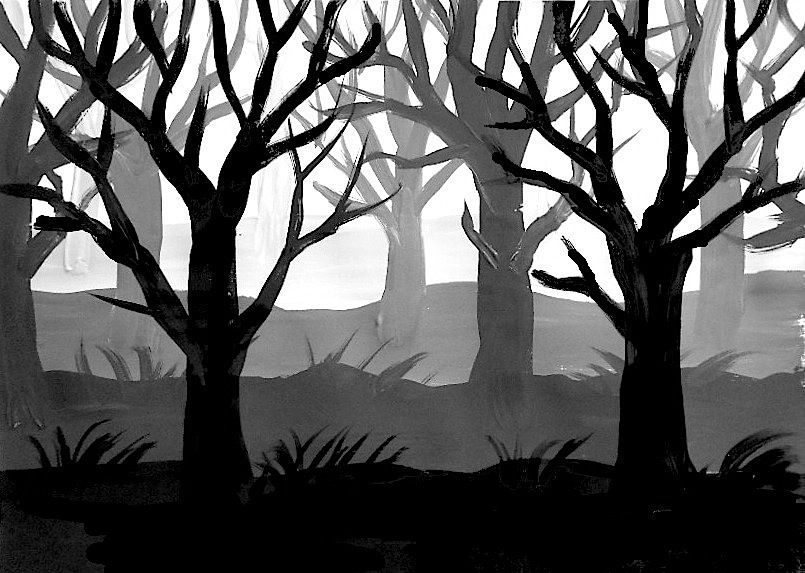
#> input picture Task_6/practice_06_oop_patterns/data/mono.jpg, 805 x 573 px
$ python main.py   (older library calls are emulated)
#> lines starting #> are read from the running program, lines starting #| are printed output that depends on the picture; after the words box and inside, x2 and y2 are one past the last pixel; in counts of white or black regions, pixels touching at a corner belong together
### Task_6/practice_06_oop_patterns/structures/image.py
import cv2
import numpy as np

"""
Абстрактная фабрика
"""


from enum import Enum

class ImgType(Enum):
    BIN = 0
    MONO = 1
    COLOR = 3


class AbstractFactoryImageReader():
    def read_image(self, file_path):
        raise NotImplementedError()

class BinImageReader(AbstractFactoryImageReader):
    # [8 lines left out: function read_image, not called in this run]

class MonochromeImageReader(AbstractFactoryImageReader):
    def read_image(self, file_path):
#> called with file_path = 'data/mono.jpg'
        image = cv2.imread(file_path, cv2.IMREAD_GRAYSCALE)
#> image is the input picture: shape (573, 805); min 0, max 255, mean 92.2
        return image

class ColorImageReader(AbstractFactoryImageReader):
    def read_image(self, file_path):
        image = cv2.imread(file_path, cv2.IMREAD_COLOR)
        return image


def get_image_reader(ident):
    if ident == 0 or ident == ImgType.BIN:
        return BinImageReader()
    elif ident == 1 or ident == ImgType.MONO:
        return MonochromeImageReader()
    elif ident == 2 or ident == ImgType.COLOR:
        return ColorImageReader()


# [6 lines that do not run on import are left out]

### Task_6/practice_06_oop_patterns/algorithms/object_analysis.py
"""
Шаблонный метод (Template method)
"""
import cv2
import numpy as np

from structures.image import ImgType

class ObjectAnalysis(object):
    # [7 lines left out: function template_method, not called in this run]

    def noise_filtering(self, image):
        raise NotImplementedError()

    def segmentation(self, data):
        raise NotImplementedError()

    # [24 lines left out: function object_parameters, not called in this run]


class BinaryImage(ObjectAnalysis):
    def __init__(self):
        pass

    def noise_filtering(self, image):
        median = cv2.medianBlur(image, 5)
        return median

    # [6 lines left out: function segmentation, not called in this run]

class MonochromeImage(BinaryImage):
    def __init__(self):
        pass

    def noise_filtering(self, image):
        # фильтр Гаусса
        dst = cv2.GaussianBlur(image, (5, 5), 0)
        return dst

    def segmentation(self, image):
        # границы
        edges = cv2.Canny(image,100,200)
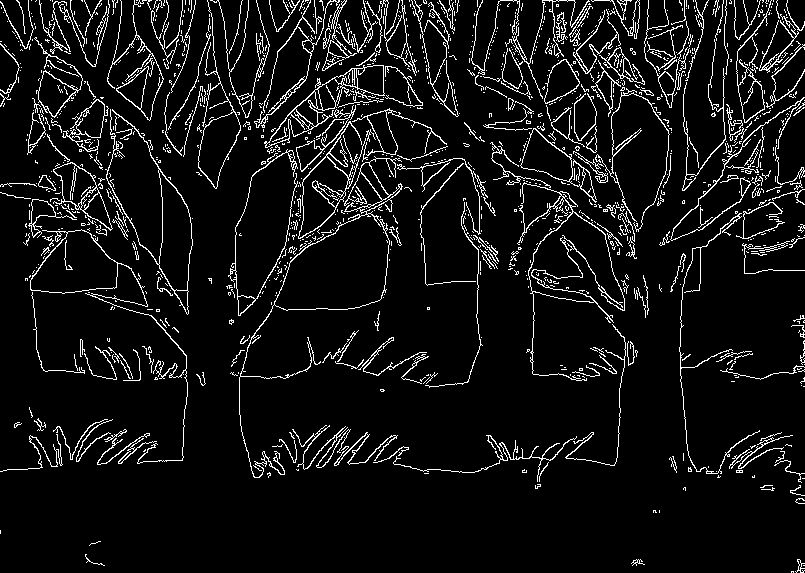
#> edges: shape (573, 805); 7.4% white in thin lines or dots
        # разметка связных компонент
        num_labels, labels, stats, centroids = cv2.connectedComponentsWithStats(
            edges,
            4,
            cv2.CV_32S
        )
#> labels: shape (573, 805) int32; 1224 distinct labels, from 0 to 1223
#> num_labels = 1224; stats = 1224 rows, first 6: [0, 0, 805, 573, 426987], [0, 0, 34, 49, 121], [16, 0, 10, 34, 39], [31, 0, 1, 1, 1], [35, 0, 2, 2, 2], [39, 0, 29, 54, 119]; centroids = 1224 pairs, first value 0 to 804, second value 0 to 571.4
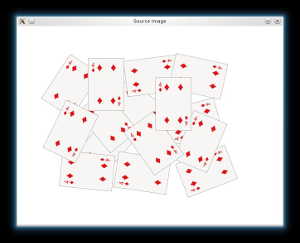
#> input picture Task_6/practice_06_oop_patterns/data/color.jpeg, 300 x 243 px
#> in read_image, image is the input picture: shape (243, 300, 3); mean B, G, R 193.9, 192.8, 193.3
        output = (num_labels, labels, stats, centroids)
        return edges, output

class ColorImage(MonochromeImage):
    def __init__(self):
        self.rng = np.random.default_rng()

    def noise_filtering(self, image):
        # фильтр Гаусса
        dst = cv2.GaussianBlur(image, (5, 5), 0)
#> dst: shape (243, 300, 3)
        return dst

    def segmentation(self, image):
        # Конвертация в монохром
        gray = cv2.cvtColor(image, cv2.COLOR_BGR2GRAY)

        # Подготовка: белый фон -> чёрный
        img_proc = image.copy()
        white_mask = np.all(img_proc == 255, axis=2)
#> white_mask: shape (243, 300) bool; 38.2% white; 37 white regions (32 under 20 px), largest, box (x1, y1, x2, y2) and area: (18, 27, 279, 224) 27452, (280, 83, 282, 224) 237, (192, 95, 203, 102) 38, (18, 102, 19, 136) 34, (128, 146, 136, 153) 24
        img_proc[white_mask] = 0

        # Laplacian sharpening
        kernel = np.array([[1, 1, 1],
                           [1, -8, 1],
                           [1, 1, 1]], dtype=np.float32)

        img_laplacian = cv2.filter2D(img_proc, cv2.CV_32F, kernel)
        sharp = np.float32(img_proc)
        img_result = sharp - img_laplacian

        # Обратно в 8-бит
        img_result = np.clip(img_result, 0, 255).astype(np.uint8)

        # Бинаризация (Otsu) по градациям серого
        bw_gray = cv2.cvtColor(img_result, cv2.COLOR_BGR2GRAY)
        _, bw = cv2.threshold(bw_gray, 40, 255, cv2.THRESH_BINARY | cv2.THRESH_OTSU)
#> bw: shape (243, 300); 36.1% white; 92 white regions (89 under 20 px), largest, box (x1, y1, x2, y2) and area: (40, 52, 240, 199) 21279, (16, 16, 284, 227) 4841, (92, 53, 120, 55) 56

        # Distance Transform
        dist = cv2.distanceTransform(bw, cv2.DIST_L2, 3)
        cv2.normalize(dist, dist, 0, 1.0, cv2.NORM_MINMAX)

        # Порог для получения "пиков"/центроидов
        _, dist = cv2.threshold(dist, 0.4, 1.0, cv2.THRESH_BINARY)
#> dist: shape (243, 300) float32; values 0 (black) and 1 (white), 5.5% white; 17 white regions (4 under 20 px), largest, box (x1, y1, x2, y2) and area: (162, 91, 188, 116) 409, (95, 72, 121, 97) 397, (74, 159, 99, 185) 394

        # Небольшая дилатация центроидов
        kernel1 = np.ones((3, 3), dtype=np.uint8)
        dist = cv2.dilate(dist, kernel1)
#> dist: shape (243, 300) float32; values 0 (black) and 1 (white), 7.5% white; 15 white regions (1 under 20 px), largest, box (x1, y1, x2, y2) and area: (161, 90, 189, 117) 527, (94, 71, 122, 98) 511, (73, 158, 100, 186) 510

        # Поиск контуров по пикам
        dist_8u = dist.astype(np.uint8)
#> dist_8u: shape (243, 300); values 0 (black) and 1 (white), 7.5% white; 15 white regions (1 under 20 px)
        contours, _ = cv2.findContours(dist_8u, cv2.RETR_EXTERNAL, cv2.CHAIN_APPROX_SIMPLE)
#> contours = 15 contours, 1 with area under 20; largest, box (x1, y1, x2, y2) and area: (161, 90, 189, 117) 482, (94, 71, 122, 98) 468, (73, 158, 100, 186) 466, (55, 120, 86, 144) 458, (55, 73, 83, 99) 446

        if len(contours) == 0:
            return None

        # Маркеры для Watershed
        markers = np.zeros(dist.shape, dtype=np.int32)
        for i, cnt in enumerate(contours):
            cv2.drawContours(markers, contours, i, (i + 1), -1)
#> this loop made 15 passes
#> cnt on pass 1: [[65, 167], [65, 169], [67, 169], [67, 167]]
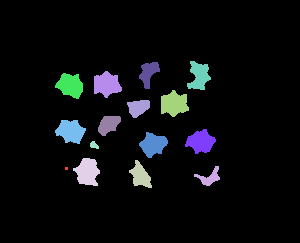
#> markers: shape (243, 300) int32; 16 distinct labels, from 0 to 15; one colour per label, 0 black

        # Маркер фона
        cv2.circle(markers, (5, 5), 3, 255, -1)
#> markers: shape (243, 300) int32; 17 distinct labels, from 0 to 255

        # Watershed
        cv2.watershed(img_result, markers)

        # Постобработка меток:
        #     -1 (границы) -> 0 (фон)
        #    255 (маркер фона) -> 0
        labels = markers.copy()
#> labels: shape (243, 300) int32; 17 distinct labels, from -1 to 255
        labels[labels == -1] = 0
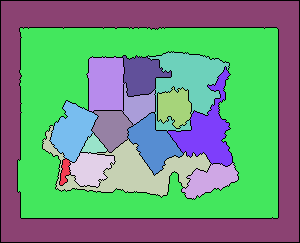
#> labels: shape (243, 300) int32; 17 distinct labels, from 0 to 255; one colour per label, 0 black
        labels[labels == 255] = 0
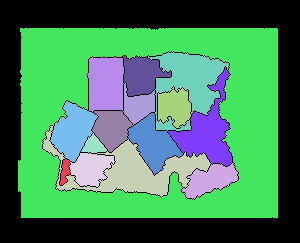
#> labels: shape (243, 300) int32; 16 distinct labels, from 0 to 15; one colour per label, 0 black

        # Перенумерация 1..N
        unique_labels = np.unique(labels)
#> unique_labels = [0, 1, 2, 3, 4, 5, 6, 7, 8, 9, 10, 11, 12, 13, 14, 15]
        unique_labels = unique_labels[unique_labels > 0]
#> unique_labels = [1, 2, 3, 4, 5, 6, 7, 8, 9, 10, 11, 12, 13, 14, 15]
        num_labels = len(unique_labels)
#> num_labels = 15

        label_map = {old: new for new, old in enumerate(unique_labels, start=1)}
#> label_map = 15 items
        for old_lbl, new_lbl in label_map.items():
            labels[labels == old_lbl] = new_lbl
#> this loop made 15 passes

        # outputs
        stats_list = []
        centroids_list = []

        for lbl in range(1, num_labels + 1):
            mask = (labels == lbl).astype(np.uint8) * 255
            x, y, ww, hh = cv2.boundingRect(mask)
            area = cv2.countNonZero(mask)

            M = cv2.moments(mask)
            if M["m00"] > 0:
                cx = int(M["m10"] / M["m00"])
                cy = int(M["m01"] / M["m00"])
            else:
                cx, cy = x + ww // 2, y + hh // 2

            stats_list.append([x, y, ww, hh, area])
            centroids_list.append([cx, cy])
#> this loop made 15 passes
#> (x, y, ww, hh, area, cx, cy) on passes 1 to 12: (60, 159, 10, 26, 156, 64, 171), (182, 163, 56, 36, 1122, 209, 179), (43, 126, 168, 71, 3495, 134, 170), (69, 153, 46, 34, 1025, 90, 168), (81, 133, 26, 20, 282, 93, 145), (128, 113, 55, 62, 1592, 152, 142), (168, 67, 64, 99, 2290, 206, 131), (50, 101, 48, 61, 1618, 72, 130), (92, 111, 41, 41, 1093, 111, 127), (123, 83, 32, 42, 736, 138, 105), (158, 87, 33, 41, 971, 174, 106), (18, 28, 260, 190, 26910, 150, 118)
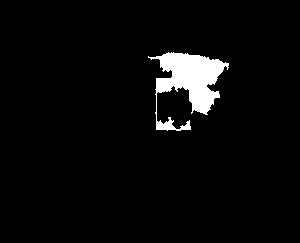
#> mask: shape (243, 300); 3.9% white; 1 white region, box (x1, y1, x2, y2) and area: (148, 52, 229, 131) 2856
#> after the loop, centroids_list = [[64, 171], [209, 179], [134, 170], [90, 168], [93, 145], [152, 142], [206, 131], [72, 130], [111, 127], [138, 105], [174, 106], [150, 118], [105, 83], [141, 74], [188, 81]]; stats_list = 15 items, first 6: [60, 159, 10, 26, 156], [182, 163, 56, 36, 1122], [43, 126, 168, 71, 3495], [69, 153, 46, 34, 1025], [81, 133, 26, 20, 282], [128, 113, 55, 62, 1592]

        stats = np.array(stats_list, dtype=int)
#> stats = 15 rows, first 6: [60, 159, 10, 26, 156], [182, 163, 56, 36, 1122], [43, 126, 168, 71, 3495], [69, 153, 46, 34, 1025], [81, 133, 26, 20, 282], [128, 113, 55, 62, 1592]
        centroids = np.array(centroids_list, dtype=float)
#> centroids = 15 rows, first 8: [64, 171], [209, 179], [134, 170], [90, 168], [93, 145], [152, 142], [206, 131], [72, 130]

        # Цветное сегментированное изображение
        seg_image = np.zeros_like(image)
        colors = [(int(self.rng.integers(0, 256)),
                   int(self.rng.integers(0, 256)),
                   int(self.rng.integers(0, 256))) for _ in range(num_labels)]
#> colors = [(69, 125, 209), (84, 95, 18), (55, 86, 221), (185, 97, 62), (43, 138, 239), (157, 173, 167), (224, 162, 202), (235, 78, 253), (70, 181, 136), (254, 82, 180), (65, 192, 108), (48, 217, 4), (188, 99, 183), (131, 113, 48), (197, 240, 197)]

        for lbl in range(1, num_labels + 1):
            seg_image[labels == lbl] = colors[lbl - 1]
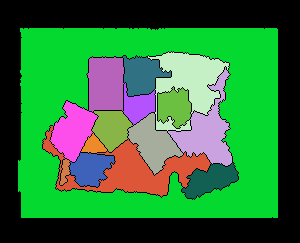
#> seg_image: shape (243, 300, 3); mean of channels 0, 1, 2 59.2, 118.3, 48.5; drawn as B, G, R

        output = (num_labels, labels, stats, centroids)
        return seg_image, output


"""
Декоратор - структурный паттерн
"""

class FilteredAnalysis(ObjectAnalysis):
    def __init__(self, obj):
        self._proc = obj

    # [15 lines left out: function template_method, not called in this run]


def get_analysis_object(ident):
    if ident == 0 or ident == ImgType.BIN:
        return BinaryImage()
    elif ident == 1 or ident == ImgType.MONO:
        return MonochromeImage()
    elif ident == 2 or ident == ImgType.COLOR:
        return ColorImage()


# [12 lines that do not run on import are left out]

### Task_6/practice_06_oop_patterns/structures/histogram.py
import copy

import decoders.decoder
import encoders.encoder

"""
Стратегия (Strategy)
"""

class Hist:
    @classmethod
    def read(cls, file_path):
        ext = file_path.rsplit('.', 1)[-1]
        if ext == 'bin':
            decoder = decoders.decoder.BinHistDecoder
        elif ext == 'txt':
            decoder = decoders.decoder.TxtHistDecoder
        elif ext == 'json':
            decoder = decoders.decoder.JsonHistDecoder
        elif ext == 'csv':
            decoder = decoders.decoder.CsvHistDecoder
        elif ext in ('png', 'jpg', 'jpeg', 'bmp'):
            decoder = decoders.decoder.ImageHistDecoder
        else:
            raise RuntimeError('Невозможно получить данные %s' % file_path)
#> (the run stopped early here; a loop or call above may not have finished)
